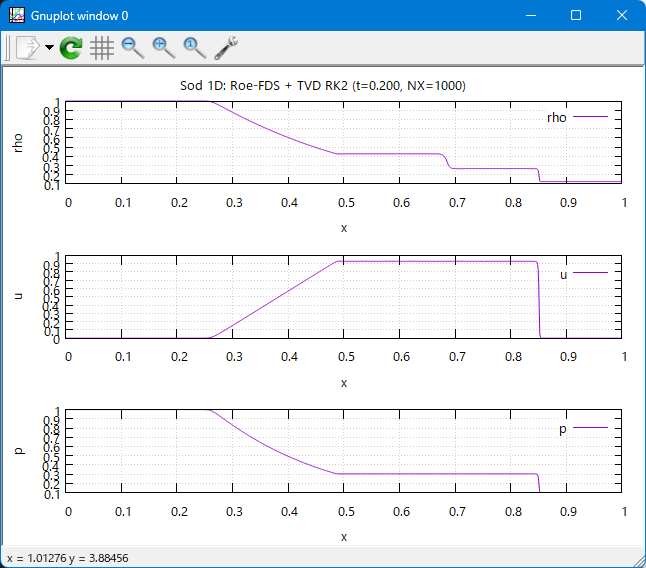

This figure's gnuplot source:
set grid
set multiplot layout 3,1 title 'Sod 1D: Roe-FDS + TVD RK2 (t=0.200, NX=1000)'
set xlabel 'x'
set ylabel 'rho'
plot 'sod1d.dat' using 1:2 with lines title 'rho'
set xlabel 'x'
set ylabel 'u'
plot 'sod1d.dat' using 1:3 with lines title 'u'
set xlabel 'x'
set ylabel 'p'
plot 'sod1d.dat' using 1:4 with lines title 'p'
unset multiplot
